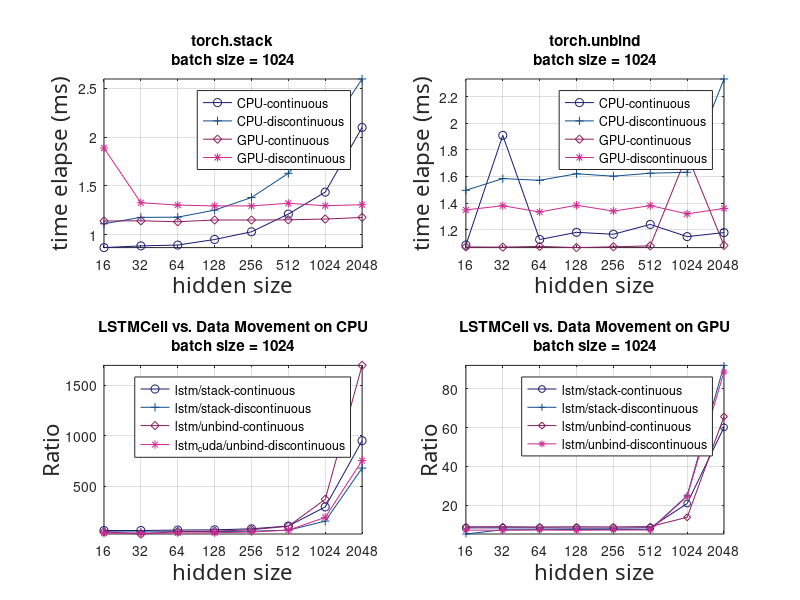

The MATLAB source for this figure:
clear all;
close all;
%%
colorSpec{1}= [	25 25 112];
colorSpec{2}= [16 78 139];

colorSpec{3} = [0 205 102];
colorSpec{4} = [84 139 84];

colorSpec{5} = [139 28 98];
colorSpec{6} = [205 41 144];

colorSpec{7}= [255 165 0];
colorSpec{8}= [255 140 0];

colorSpec{9} = [123 104 238];
colorSpec{10} = [147 112 219];

colorSpec{11} = [30 144 255];
colorSpec{12} = [0 191 255];

colorSpec{13}= [139 69 19];
colorSpec{14}= [160 82 45];

%% continuous memory
% 
% batch_size = 64;
% stack_cpu = [0.094962,0.081134,0.083971,0.081611,0.082612,0.090957,0.130057,0.184584];
% lstm_cpu = [3.979659,4.785204,4.257512,4.515433,5.183268,7.197952,23.938441,126.401353];
% unbind_cpu = [0.150323,0.108528,0.094223,0.093198,0.088978,0.093150,0.107360,0.107408];
% 
% stack_cuda = [0.200272,0.118136,0.118327,0.117135,0.118232,0.120258,0.139689,0.138712];
% lstm_cuda = [0.794291,0.769019,0.774908,0.767398,0.766349,0.809526,0.874996,0.895524];
% unbind_cuda = [0.083303,0.080299,0.080585,0.080872,0.080919,0.082302,0.089073,0.088310];
% 
% % discontinuous memory
% dis_stack_cpu = [0.145459,0.159860,0.110507,0.162125,0.099635,0.113583,0.145364,0.180173];
% dis_lstm_cpu = [4.077172,4.911566,4.427481,4.620647,5.156016,7.887912,31.950188,121.242261];
% dis_unbind_cpu = [0.118613,0.126791,0.114894,0.130606,0.097561,0.101376,0.133801,0.121379];
% 
% dis_stack_cuda = [0.207210,0.241256,0.195026,0.172305,0.144267,0.145102,0.157666,0.158787];
% dis_lstm_cuda = [0.820065,1.510000,1.192307,1.020455,0.862885,0.882363,0.907087,0.929165];
% dis_unbind_cuda = [0.087142,0.169039,0.131154,0.112486,0.096154,0.097799,0.104165,0.105929];
%%

% batch_size = 256;
% stack_cpu = [0.232530,0.235510,0.240779,0.248122,0.257373,0.291491,0.395727,0.497913];
% lstm_cpu = [14.121294,14.329195,15.313292,16.553140,19.063640,26.597214,83.702493,462.047338];
% unbind_cpu = [0.269008,0.269938,0.272703,0.281954,0.287247,0.309801,0.319672,0.306511];
% 
% stack_cuda = [0.320482,0.322723,0.318050,0.320625,0.316882,0.335503,0.338197,0.354981];
% lstm_cuda = [2.553654,2.528763,2.519321,2.506185,2.519798,2.582407,2.632642,2.592278];
% unbind_cuda = [0.272226,0.273728,0.272250,0.284362,0.272250,0.281262,0.292325,0.290608];
% 
% dis_stack_cpu = [0.273800,0.289488,0.291872,0.313950,0.355172,0.410581,0.460696,0.606441];
% dis_lstm_cpu = [14.520311,14.716077,15.771627,16.957927,20.111799,28.284955,81.416988,442.170358];
% dis_unbind_cpu = [0.374436,0.383997,0.386310,0.382924,0.429869,0.454235,0.464368,0.455165];
% 
% dis_stack_cuda = [0.379467,0.342846,0.352240,0.345898,0.350118,0.348306,0.359154,0.358391];
% dis_lstm_cuda = [2.620363,2.582669,2.591515,2.575374,2.573323,2.607799,2.605677,4.868555];
% dis_unbind_cuda = [1.004171,0.351644,0.344372,0.344372,0.335932,0.352764,0.344563,0.353813];
%%
% batch_size = 512;
% stack_cpu = [0.444937,0.457740,0.453138,0.467539,0.494337,0.591016,0.764418,1.058960];
% lstm_cpu = [27.808809,28.155184,30.338788,33.055925,38.756299,56.816697,181.598377,923.092961];
% unbind_cpu = [0.590801,0.518894,0.518155,0.544500,0.550389,0.588179,0.573611,0.560904];
% 
% stack_cuda = [0.590038,0.594974,0.592375,0.597644,0.592732,0.607562,0.607324,0.616646];
% lstm_cuda = [4.888177,4.836226,4.781675,4.784513,4.770851,4.923391,4.854846,4.923010];
% unbind_cuda = [0.520277,0.527120,0.530720,0.534439,0.523043,0.532317,0.565529,0.548315];
% 
% dis_stack_cpu = [0.535440,0.568819,0.574803,0.615215,0.689006,0.804782,0.927377,1.260018];
% dis_lstm_cpu = [28.207850,29.004216,30.980849,33.706164,39.056325,53.846884,158.583808,879.048777];
% dis_unbind_cpu = [0.675583,0.704384,0.729942,0.762153,0.800896,0.838017,0.832129,0.829387];
% 
% dis_stack_cuda = [0.708604,0.664091,0.662160,0.664020,0.666213,0.663233,0.659966,0.661302];
% dis_lstm_cuda = [4.955792,4.925489,4.909921,4.923558,4.950333,5.050039,15.995502,57.133126];
% dis_unbind_cuda = [3.491306,0.660825,0.640607,0.655007,0.642729,0.667000,0.658751,0.662065];

%% 
batch_size = 1024;
stack_cpu = [0.871444,0.888801,0.897169,0.954270,1.032734,1.213455,1.437449,2.097440];
lstm_cpu = [56.105661,57.032394,61.739826,67.921090,83.866858,131.884766,427.446008,1995.865989];
unbind_cpu = [1.083398,1.909876,1.124907,1.179028,1.164460,1.238751,1.146793,1.177001];

stack_cuda = [1.142621,1.145053,1.135063,1.153159,1.152563,1.155114,1.162767,1.179314];
lstm_cuda = [9.425688,9.456444,9.345913,9.382534,9.349704,9.596586,24.184394,70.940375];
unbind_cuda = [1.068854,1.067400,1.073003,1.064038,1.069999,1.076794,1.765060,1.080108];


dis_stack_cpu = [1.114893,1.180029,1.181817,1.253843,1.382470,1.629305,2.021813,2.592087];
dis_lstm_cpu = [57.009268,58.732700,62.976193,67.957354,79.198337,110.162616,317.258811,1764.874101];
dis_unbind_cpu = [1.495934,1.584077,1.571035,1.620221,1.602054,1.624537,1.631546,2.334642];

dis_stack_cuda = [1.886272,1.329517,1.304960,1.296902,1.296830,1.323509,1.298952,1.308823];
dis_lstm_cuda = [9.574437,9.665298,9.529614,9.654593,9.560251,9.843135,32.282138,120.553565];
dis_unbind_cuda = [1.347780,1.379561,1.332068,1.383185,1.339054,1.380706,1.318216,1.359248];

%%
bs = sprintf('batch size = %d', batch_size);
marker_size = 6;

x = 1:8;
%%
subplot(2,2,1);
box on;
grid on;
hold on;
axis tight;

l1 = plot(x, stack_cpu,...
    '-o','MarkerSize',marker_size,'Color', colorSpec{1}./255);
l2 = plot(x, dis_stack_cpu,...
    '-+','MarkerSize',marker_size,'Color', colorSpec{2}./255);
l3 = plot(x, stack_cuda,...
    '-d','MarkerSize',marker_size,'Color', colorSpec{5}./255);
l4 = plot(x, dis_stack_cuda,...
    '-*','MarkerSize',marker_size,'Color', colorSpec{6}./255);

title({'torch.stack';bs})
xl = xlabel('hidden size');

xticks(1:8)
xticklabels({16,32,64,128,256,512,1024,2048})

set(xl, 'FontSize', 16, 'FontName', 'Kefa', 'Interpreter','none');
yl = ylabel('time elapse (ms)');
set(yl, 'FontSize', 16, 'FontName', 'Kefa', 'Interpreter','none');
legend([l1, l2, l3, l4], 'CPU-continuous', 'CPU-discontinuous',...
    'GPU-continuous', 'GPU-discontinuous');

%%
subplot(2,2,2);
box on;
grid on;
hold on;
axis tight;

l1 = plot(x, unbind_cpu,...
    '-o','MarkerSize',marker_size,'Color', colorSpec{1}./255);
l2 = plot(x, dis_unbind_cpu,...
    '-+','MarkerSize',marker_size,'Color', colorSpec{2}./255);
l3 = plot(x, unbind_cuda,...
    '-d','MarkerSize',marker_size,'Color', colorSpec{5}./255);
l4 = plot(x, dis_unbind_cuda,...
    '-*','MarkerSize',marker_size,'Color', colorSpec{6}./255);

title({'torch.unbind';bs})
xl = xlabel('hidden size');

xticks(1:8)
xticklabels({16,32,64,128,256,512,1024,2048})

set(xl, 'FontSize', 16, 'FontName', 'Kefa', 'Interpreter','none');
yl = ylabel('time elapse (ms)');
set(yl, 'FontSize', 16, 'FontName', 'Kefa', 'Interpreter','none');
legend([l1, l2, l3, l4], 'CPU-continuous', 'CPU-discontinuous',...
    'GPU-continuous', 'GPU-discontinuous');

%% 
subplot(2,2,3);
box on;
grid on;
hold on;
axis tight;

l1 = plot(x, lstm_cpu./stack_cpu,...
    '-o','MarkerSize',marker_size,'Color', colorSpec{1}./255);
l2 = plot(x, dis_lstm_cpu./dis_stack_cpu,...
    '-+','MarkerSize',marker_size,'Color', colorSpec{2}./255);

l3 = plot(x, lstm_cpu./unbind_cpu,...
    '-d','MarkerSize',marker_size,'Color', colorSpec{5}./255);
l4 = plot(x, dis_lstm_cpu./dis_unbind_cpu,...
    '-*','MarkerSize',marker_size,'Color', colorSpec{6}./255);

title({'LSTMCell vs. Data Movement on CPU';bs})
xl = xlabel('hidden size');

xticks(1:8)
xticklabels({16,32,64,128,256,512,1024,2048})

set(xl,'FontSize', 16, 'FontName', 'Kefa', 'Interpreter','none');
yl = ylabel('Ratio');
set(yl, 'FontSize', 16, 'FontName', 'Kefa', 'Interpreter','none');
legend([l1, l2, l3, l4], 'lstm/stack-continuous', 'lstm/stack-discontinuous',...
    'lstm/unbind-continuous', 'lstm_cuda/unbind-discontinuous');

%%
subplot(2,2,4);
box on;
grid on;
hold on;
axis tight;

l1 = plot(x, lstm_cuda./stack_cuda,...
    '-o','MarkerSize',5,'Color', colorSpec{1}./255);
l2 = plot(x, dis_lstm_cuda./dis_stack_cuda,...
    '-+','MarkerSize',5,'Color', colorSpec{2}./255);
l3 = plot(x, lstm_cuda./unbind_cuda,...
    '-d','MarkerSize',5,'Color', colorSpec{5}./255);
l4 = plot(x, dis_lstm_cuda./dis_unbind_cuda,...
    '-*','MarkerSize',5,'Color', colorSpec{6}./255);

xticks(1:8)
xticklabels({16,32,64,128,256,512,1024,2048})
title({'LSTMCell vs. Data Movement on GPU';bs})
xl = xlabel('hidden size');
set(xl, 'FontSize', 16, 'FontName', 'Kefa', 'Interpreter','none');
yl = ylabel('Ratio');
set(yl, 'FontSize', 16, 'FontName', 'Kefa', 'Interpreter','none');
legend([l1, l2, l3, l4], 'lstm/stack-continuous', 'lstm/stack-discontinuous',...
    'lstm/unbind-continuous', 'lstm/unbind-discontinuous');
